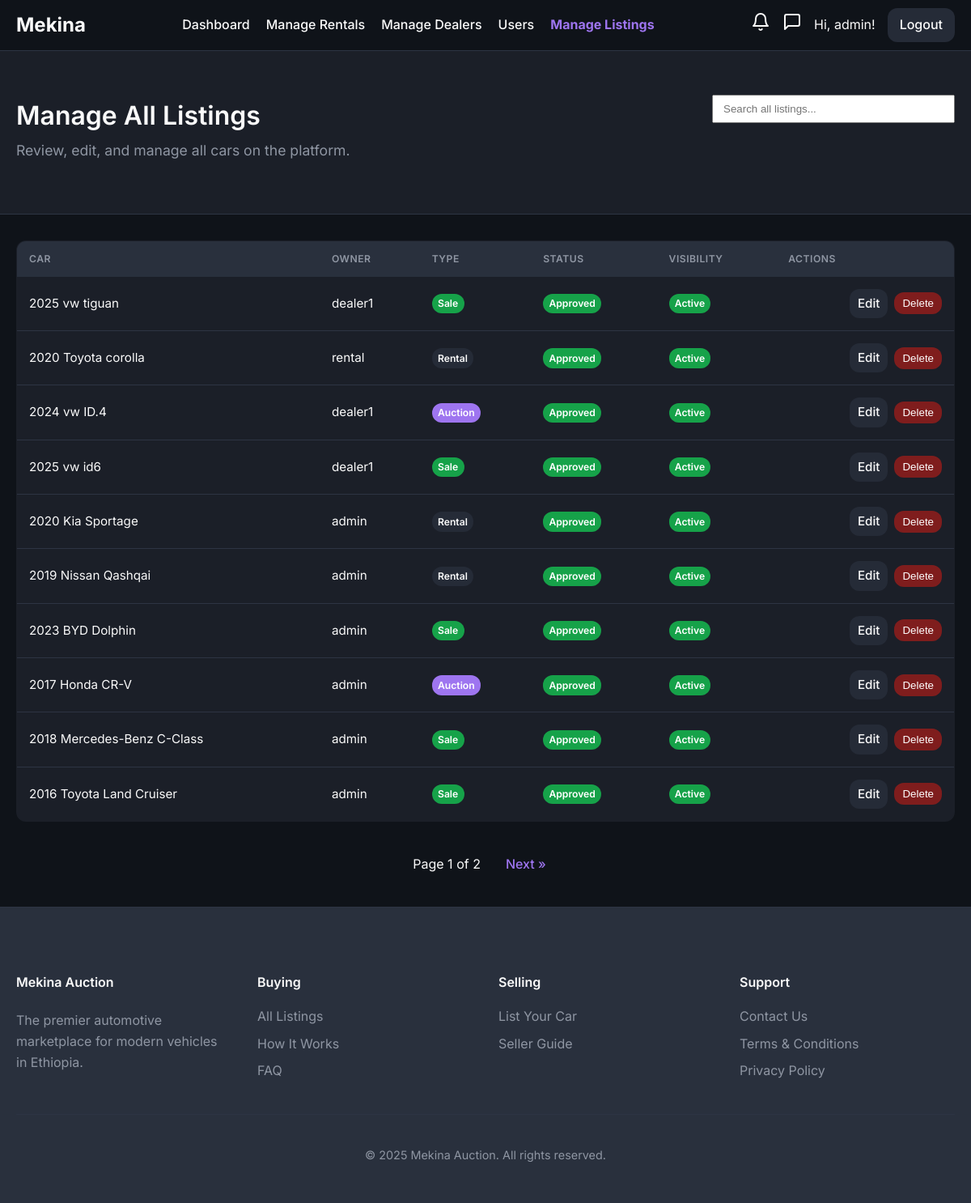
/auctions/ (signed in), run on the app's committed database.
### models/user.py (models this page shows, shortened)
class User(UserMixin, db.Model):
    id = db.Column(db.Integer, primary_key=True)
    username = db.Column(db.String(64), index=True, unique=True, nullable=False)
    email = db.Column(db.String(120), index=True, unique=True, nullable=False)
    phone_number = db.Column(db.String(20), nullable=True)
    password_hash = db.Column(db.String(128))
    is_admin = db.Column(db.Boolean, default=False)
    is_dealer = db.Column(db.Boolean, default=False)
    is_rental_company = db.Column(db.Boolean, default=False)
    is_verified = db.Column(db.Boolean, default=False) # For verified dealers
    points = db.Column(db.Integer, nullable=False, default=5) # Points for dealers to bid
    cars = db.relationship('Car', backref='owner', lazy='dynamic')
    bids = db.relationship('Bid', backref='bidder', lazy='dynamic')
    dealer_bids = db.relationship('DealerBid', backref='dealer', lazy='dynamic')
    car_requests = db.relationship('CarRequest', backref='customer', lazy='dynamic')
    ratings_given = db.relationship('DealerRating', foreign_keys='DealerRating.buyer_id', back_populates='buyer', lazy='dynamic')
    ratings_received = db.relationship('DealerRating', foreign_keys='DealerRating.dealer_id', back_populates='dealer', lazy='dynamic')

### models/car.py (models this page shows, shortened)
class Car(db.Model):
    id = db.Column(db.Integer, primary_key=True)
    make = db.Column(db.String(64), nullable=False)
    model = db.Column(db.String(64), nullable=False)
    year = db.Column(db.Integer, nullable=False)
    description = db.Column(db.Text, nullable=True)
    owner_id = db.Column(db.Integer, db.ForeignKey('user.id'), nullable=False)
    service_history_url = db.Column(db.String(200), nullable=True)
    inspection_report_url = db.Column(db.String(200), nullable=True)
    is_approved = db.Column(db.Boolean, default=False, nullable=False)
    is_active = db.Column(db.Boolean, default=True, nullable=False)
    is_featured = db.Column(db.Boolean, default=False, nullable=False)
    is_bank_loan_available = db.Column(db.Boolean, default=False, nullable=False)
    transmission = db.Column(db.String(50))
    drivetrain = db.Column(db.String(50))
    mileage = db.Column(db.Integer)
    fuel_type = db.Column(db.String(50))
    condition = db.Column(db.String(50)) # e.g., New, Used
    body_type = db.Column(db.String(50), nullable=True) # e.g., SUV, Sedan
    listing_type = db.Column(db.String(50), default='auction', nullable=False) # 'auction', 'sale', 'rental'
    fixed_price = db.Column(db.Float, nullable=True) # For 'sale' listing_type
    auction = db.relationship('Auction', backref='car', uselist=False, cascade="all, delete-orphan")
    rental_listing = db.relationship('RentalListing', backref='car', uselist=False, cascade="all, delete-orphan")
    images = db.relationship('CarImage', backref='car', lazy=True, cascade="all, delete-orphan") # One-to-many relationship with CarImage
    equipment = db.relationship('Equipment', secondary=car_equipment_association, lazy='subquery', backref=db.backref('cars', lazy=True))

### routes/auctions.py (the view, shortened to what this page needs)
@auctions_bp.route('/')
def list_auctions():
    page = request.args.get('page', 1, type=int)
    query = request.args.get('q', '')
    if current_user.is_authenticated and current_user.is_admin:
        cars_query = Car.query.order_by(Car.id.desc())
        cars = cars_query.paginate(page=page, per_page=10)
        return render_template(
            'listing_management.html',
            cars=cars,
            now=datetime.utcnow()
        )
    else:
        return render_template('auction_list.html')

### templates/listing_management.html (shortened to what this page needs)
{% extends "base.html" %}
{% block body_class %}listing-management-page{% endblock %}
{% block main_content %}
<div class="dashboard-full-width-container">
    <div class="dashboard-header-wrapper">
        <div class="container">
            <div class="dashboard-header">
                <div class="header-main">
                    <h1>Manage All Listings</h1>
                    <p>Review, edit, and manage all cars on the platform.</p>
                </div>
                <div class="header-actions">
                    <form method="GET" action="{{ url_for('auctions.list_auctions') }}" class="dashboard-search-form" onsubmit="return false;">
                        <input type="search" id="search-input" name="q" placeholder="Search all listings..." value="{{ request.args.get('q', '') }}">
                    </form>
                </div>
            </div>
        </div>
    </div>
    <div class="container">
        <div class="dashboard-section" id="listings-container">
            {% if cars.items %}
                <div class="table-responsive-wrapper">
                    <table class="dashboard-table" id="listings-table">
                        <thead>
                            <tr>
                                <th>Car</th>
                                <th>Owner</th>
                                <th>Type</th>
                                <th>Status</th>
                                <th>Visibility</th>
                                <th>Actions</th>
                            </tr>
                        </thead>
                        <tbody id="listings-tbody">
                            {% for car in cars.items %}
                            <tr>
                                <td data-label="Car">{{ car.year }} {{ car.make }} {{ car.model }}</td>
                                <td data-label="Owner">{{ car.owner.username }}</td>
                                <td data-label="Type"><span class="listing-type-tag {{ car.listing_type }}">{{ car.listing_type|title }}</span></td>
                                <td data-label="Status">
                                    {% if car.is_approved %}
                                        <span class="status-tag status-active">Approved</span>
                                    {% else %}
                                        <span class="status-tag status-pending">Pending</span>
                                    {% endif %}
                                </td>
                                <td data-label="Visibility">
                                    <span class="availability-tag {% if not car.is_active %}unavailable{% endif %}">
                                        {% if car.is_active %}Active{% else %}Inactive{% endif %}
                                    </span>
                                </td>
                                <td data-label="Actions">
                                    <div class="button-group">
                                        <a href="{{ url_for('admin.edit_listing', car_id=car.id) }}" class="btn edit small">Edit</a>
                                        <form action="{{ url_for('admin.delete_listing', car_id=car.id) }}" method="POST" onsubmit="return confirm('Are you sure you want to permanently delete this listing?');">
                                            <button type="submit" class="btn delete small">Delete</button>
                                        </form>
                                    </div>
                                </td>
                            </tr>
                            {% endfor %}
                        </tbody>
                    </table>
                </div>
                {% if cars.pages > 1 %}
                <div class="pagination" id="pagination-container">
                    <span>Page {{ cars.page }} of {{ cars.pages }}</span>
                    {% if cars.has_next %}<a href="{{ url_for('auctions.list_auctions', page=cars.next_num, q=request.args.get('q', '')) }}" class="btn">Next &raquo;</a>{% endif %}
                </div>
                {% endif %}
            {% else %}
                <p id="no-results-message">No listings found matching your search criteria.</p>
            {% endif %}
        </div>
    </div>
</div>
{% endblock %}

### templates/base.html (shortened to what this page needs)
<!DOCTYPE html>
<html lang="en">
<head>
    <link rel="stylesheet" href="{{ url_for('static', filename='css/style.css', v=now.timestamp()) }}">
</head>
<body class="{% block body_class %}{% endblock %}">
    <nav>
        <a href="{{ url_for('main.home') }}" class="nav-brand">Mekina</a>
        <div class="nav-menu" id="nav-menu">
            <ul>
                {% if current_user.is_authenticated and current_user.is_admin %}
                    <li><a href="{{ url_for('admin.dashboard') }}" class="{{ 'active' if request.endpoint == 'admin.dashboard' }}">Dashboard</a></li>
                    <li><a href="{{ url_for('admin.rental_management') }}" class="{{ 'active' if request.endpoint == 'admin.rental_management' }}">Manage Rentals</a></li>
                    <li><a href="{{ url_for('admin.dealer_management') }}" class="{{ 'active' if request.endpoint == 'admin.dealer_management' }}">Manage Dealers</a></li>
                    <li><a href="{{ url_for('admin.user_management') }}" class="{{ 'active' if request.endpoint == 'admin.user_management' }}">Users</a></li>
                    <li><a href="{{ url_for('auctions.list_auctions') }}" class="{{ 'active' if request.endpoint == 'auctions.list_auctions' }}">Manage Listings</a></li>
                {% elif current_user.is_authenticated and current_user.is_rental_company %}
                    <li><a href="{{ url_for('rentals.dashboard') }}" class="{{ 'active' if request.endpoint == 'rentals.dashboard' }}">Rental Dashboard</a></li>
                {% elif current_user.is_authenticated and current_user.is_dealer %}
                    <li><a href="{{ url_for('main.all_listings') }}" class="{{ 'active' if request.endpoint == 'main.all_listings' }}">All Listings</a></li>
                    <li><a href="{{ url_for('dealer.dashboard') }}" class="{{ 'active' if request.endpoint == 'dealer.dashboard' }}">Dealer Dashboard</a></li>
                {% endif %}
            </ul>
            <div class="nav-right">
                {% if current_user.is_authenticated %}
                    <a href="{{ url_for('main.notifications') }}" class="desktop-icon-link notification-bell-link {% if request.endpoint == 'main.notifications' %}active{% endif %}">
                    </a>
                    {% if current_user.is_dealer %}
                        <a href="{{ url_for('dealer.list_messages') }}" class="desktop-icon-link {% if 'dealer.list_messages' in request.endpoint or 'dealer.view_conversation' in request.endpoint %}active{% endif %}">
                            <svg xmlns="http://www.w3.org/2000/svg" width="24" height="24" viewBox="0 0 24 24" fill="none" stroke="currentColor" stroke-width="2" stroke-linecap="round" stroke-linejoin="round" class="feather feather-message-square"><path d="M21 15a2 2 0 0 1-2 2H7l-4 4V5a2 2 0 0 1 2-2h14a2 2 0 0 1 2 2z"></path></svg>
                            <span class="notification-badge message-badge" style="display: {% if unread_messages_count > 0 %}inline-block{% else %}none{% endif %};">{{ unread_messages_count }}</span>
                        </a>
                    {% else %}
                        <a href="{{ url_for('main.my_messages') }}" class="desktop-icon-link {% if 'main.my_messages' in request.endpoint or 'main.view_buyer_conversation' in request.endpoint %}active{% endif %}">
                            <svg xmlns="http://www.w3.org/2000/svg" width="24" height="24" viewBox="0 0 24 24" fill="none" stroke="currentColor" stroke-width="2" stroke-linecap="round" stroke-linejoin="round" class="feather feather-message-square"><path d="M21 15a2 2 0 0 1-2 2H7l-4 4V5a2 2 0 0 1 2-2h14a2 2 0 0 1 2 2z"></path></svg>
                        </a>
                    {% endif %}
                    <span class="desktop-username">Hi, {{ current_user.username }}!</span>
                    <a href="{{ url_for('auth.logout') }}" class="nav-button">Logout</a>
                {% else %}
                    <a href="{{ url_for('auth.login') }}" class="nav-button">Login</a>
                    <a href="{{ url_for('auth.register') }}" class="nav-button">Register</a>
                {% endif %}
            </div>
        </div>
    </nav>
    {% block main_content %}{% endblock %}
    <footer class="site-footer">
        <div class="container">
            <div class="footer-content-grid">
                <div class="footer-brand">
                    <h4>Mekina Auction</h4>
                    <p>
                        The premier automotive marketplace for modern vehicles in Ethiopia.
                    </p>
                </div>
                <div class="footer-links">
                    <h4>Buying</h4>
                    <ul>
                        <li><a href="{{ url_for('main.all_listings') }}">All Listings</a></li>
                        <li><a href="{{ url_for('main.how_it_works') }}">How It Works</a></li>
                        <li><a href="#">FAQ</a></li>
                    </ul>
                </div>
                <div class="footer-links">
                    <h4>Selling</h4>
                    <ul>
                        <li><a href="{{ url_for('seller.submit_car') }}">List Your Car</a></li>
                        <li><a href="#">Seller Guide</a></li>
                    </ul>
                </div>
                <div class="footer-links">
                    <h4>Support</h4>
                    <ul>
                        <li><a href="#">Contact Us</a></li>
                        <li><a href="#">Terms & Conditions</a></li>
                        <li><a href="#">Privacy Policy</a></li>
                    </ul>
                </div>
            </div>
            <div class="footer-bottom">
                <p>&copy; {{ now.year }} Mekina Auction. All rights reserved.</p>
            </div>
        </div>
    </footer>
</body>
</html>

### data on the page
User: username "admin"
Car: year "2025", make "vw", model "tiguan", owner.username "dealer1", listing_type "Sale", is_approved "Approved", is_active "Active"
Car: year "2020", make "Toyota", model "corolla", owner.username "rental", listing_type "Rental", is_approved "Approved", is_active "Active"
Car: year "2024", make "vw", model "ID.4", owner.username "dealer1", listing_type "Auction", is_approved "Approved", is_active "Active"
Car: year "2025", make "vw", model "id6", owner.username "dealer1", listing_type "Sale", is_approved "Approved", is_active "Active"
Car: year "2020", make "Kia", model "Sportage", owner.username "admin", listing_type "Rental", is_approved "Approved", is_active "Active"
Car: year "2019", make "Nissan", model "Qashqai", owner.username "admin", listing_type "Rental", is_approved "Approved", is_active "Active"
Car: year "2023", make "BYD", model "Dolphin", owner.username "admin", listing_type "Sale", is_approved "Approved", is_active "Active"
Car: year "2017", make "Honda", model "CR-V", owner.username "admin", listing_type "Auction", is_approved "Approved", is_active "Active"
Car: year "2018", make "Mercedes-Benz", model "C-Class", owner.username "admin", listing_type "Sale", is_approved "Approved", is_active "Active"
Car: year "2016", make "Toyota", model "Land Cruiser", owner.username "admin", listing_type "Sale", is_approved "Approved", is_active "Active"

### other printed values
{{ cars.page }} "1"
{{ cars.pages }} "2"
